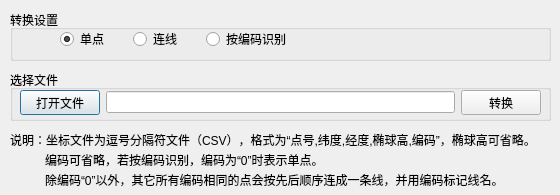
<?xml version="1.0" encoding="UTF-8"?>
<ui version="4.0">
 <class>DialogCoordinateToKml</class>
 <widget class="QDialog" name="DialogCoordinateToKml">
  <property name="geometry">
   <rect>
    <x>0</x>
    <y>0</y>
    <width>560</width>
    <height>195</height>
   </rect>
  </property>
  <property name="windowTitle">
   <string>大地坐标转KML文件</string>
  </property>
  <widget class="QGroupBox" name="groupBox_7">
   <property name="geometry">
    <rect>
     <x>10</x>
     <y>70</y>
     <width>541</width>
     <height>51</height>
    </rect>
   </property>
   <property name="title">
    <string>选择文件</string>
   </property>
   <widget class="QWidget" name="layoutWidget_6">
    <property name="geometry">
     <rect>
      <x>10</x>
      <y>20</y>
      <width>521</width>
      <height>25</height>
     </rect>
    </property>
    <layout class="QHBoxLayout" name="horizontalLayout_24">
     <item>
      <widget class="QPushButton" name="pushButton_Tans_SelectFile">
       <property name="text">
        <string>打开文件</string>
       </property>
      </widget>
     </item>
     <item>
      <widget class="QLineEdit" name="lineEdit_Trans_FilePath">
       <property name="enabled">
        <bool>true</bool>
       </property>
       <property name="readOnly">
        <bool>true</bool>
       </property>
      </widget>
     </item>
     <item>
      <widget class="QPushButton" name="pushButton_Tans_TansFile">
       <property name="text">
        <string>转换</string>
       </property>
      </widget>
     </item>
    </layout>
   </widget>
  </widget>
  <widget class="QLabel" name="label_16">
   <property name="geometry">
    <rect>
     <x>10</x>
     <y>130</y>
     <width>621</width>
     <height>20</height>
    </rect>
   </property>
   <property name="frameShape">
    <enum>QFrame::NoFrame</enum>
   </property>
   <property name="text">
    <string>说明：坐标文件为逗号分隔符文件（CSV），格式为“点号,纬度,经度,椭球高,编码”，椭球高可省略。</string>
   </property>
  </widget>
  <widget class="QLabel" name="label_17">
   <property name="geometry">
    <rect>
     <x>45</x>
     <y>150</y>
     <width>621</width>
     <height>20</height>
    </rect>
   </property>
   <property name="frameShape">
    <enum>QFrame::NoFrame</enum>
   </property>
   <property name="text">
    <string>编码可省略，若按编码识别，编码为“0”时表示单点。</string>
   </property>
  </widget>
  <widget class="QGroupBox" name="groupBox">
   <property name="geometry">
    <rect>
     <x>10</x>
     <y>10</y>
     <width>541</width>
     <height>51</height>
    </rect>
   </property>
   <property name="title">
    <string>转换设置</string>
   </property>
   <widget class="QWidget" name="layoutWidget">
    <property name="geometry">
     <rect>
      <x>50</x>
      <y>20</y>
      <width>231</width>
      <height>18</height>
     </rect>
    </property>
    <layout class="QHBoxLayout" name="horizontalLayout">
     <item>
      <widget class="QRadioButton" name="radioButtonPoint">
       <property name="text">
        <string>单点</string>
       </property>
       <property name="checked">
        <bool>true</bool>
       </property>
      </widget>
     </item>
     <item>
      <widget class="QRadioButton" name="radioButtonLine">
       <property name="text">
        <string>连线</string>
       </property>
      </widget>
     </item>
     <item>
      <widget class="QRadioButton" name="radioButtonCode">
       <property name="text">
        <string>按编码识别</string>
       </property>
      </widget>
     </item>
    </layout>
   </widget>
  </widget>
  <widget class="QLabel" name="label_18">
   <property name="geometry">
    <rect>
     <x>45</x>
     <y>170</y>
     <width>621</width>
     <height>20</height>
    </rect>
   </property>
   <property name="frameShape">
    <enum>QFrame::NoFrame</enum>
   </property>
   <property name="text">
    <string>除编码“0”以外，其它所有编码相同的点会按先后顺序连成一条线，并用编码标记线名。</string>
   </property>
  </widget>
 </widget>
 <resources/>
 <connections/>
</ui>
